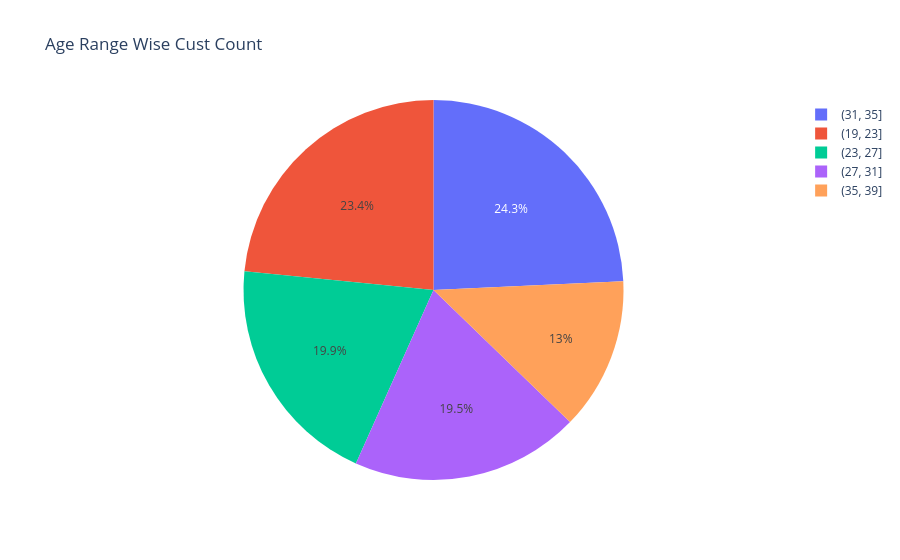

The code cell stored with this chart in its notebook:
### Code cell
fig = px.pie(data_frame=q3,names='Age_Range',values='count',
             title='Age Range Wise Cust Count')
fig.show()

### Figure 1 — Plotly figure (JSON) as saved in the notebook; plotly's stock layout.template omitted (floating-point values rounded to 4 significant figures)
{"data": [{"domain": {"x": [0, 1], "y": [0, 1]}, "hovertemplate": "Age_Range=%{label}<br>count=%{value}<extra></extra>", "labels": ["(31, 35]", "(19, 23]", "(23, 27]", "(27, 31]", "(35, 39]"], "legendgroup": "", "name": "", "showlegend": true, "type": "pie", "values": [116, 112, 95, 93, 62]}], "layout": {"legend": {"tracegroupgap": 0}, "title": {"text": "Age Range Wise Cust Count"}}}
